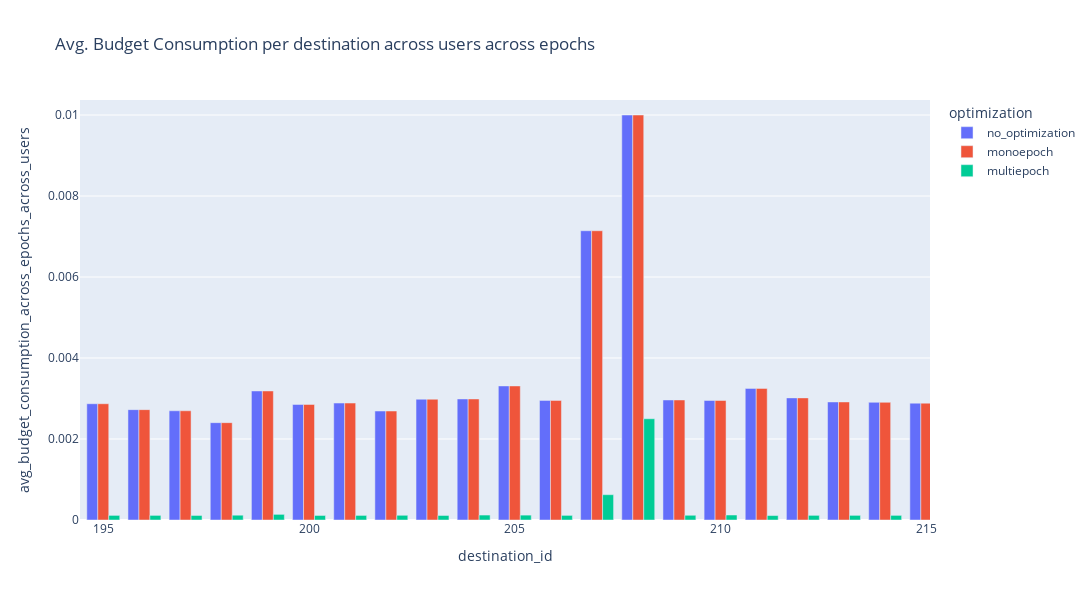

Write notebook code for a chart like this one.
### Code cell
from utils import plot_avg_budget_per_destination_across_epochs_across_users
plot_avg_budget_per_destination_across_epochs_across_users(destinations_data_df)

### Figure 1 — Plotly figure (JSON) as saved in the notebook; plotly's stock layout.template omitted (floating-point values rounded to 4 significant figures; data arrays with more than 128 entries replaced by an {"elided": "..."} marker saying what was removed)
{"data": [{"alignmentgroup": "True", "hovertemplate": "optimization=no_optimization<br>destination_id=%{x}<br>avg_budget_consumption_across_epochs_across_users=%{y}<extra></extra>", "legendgroup": "no_optimization", "marker": {"color": "#636efa", "pattern": {"shape": ""}}, "name": "no_optimization", "offsetgroup": "no_optimization", "orientation": "v", "showlegend": true, "textposition": "auto", "type": "bar", "x": {"elided": "274 int values"}, "xaxis": "x", "y": {"elided": "274 float values"}, "yaxis": "y"}, {"alignmentgroup": "True", "hovertemplate": "optimization=monoepoch<br>destination_id=%{x}<br>avg_budget_consumption_across_epochs_across_users=%{y}<extra></extra>", "legendgroup": "monoepoch", "marker": {"color": "#EF553B", "pattern": {"shape": ""}}, "name": "monoepoch", "offsetgroup": "monoepoch", "orientation": "v", "showlegend": true, "textposition": "auto", "type": "bar", "x": {"elided": "274 int values"}, "xaxis": "x", "y": {"elided": "274 float values"}, "yaxis": "y"}, {"alignmentgroup": "True", "hovertemplate": "optimization=multiepoch<br>destination_id=%{x}<br>avg_budget_consumption_across_epochs_across_users=%{y}<extra></extra>", "legendgroup": "multiepoch", "marker": {"color": "#00cc96", "pattern": {"shape": ""}}, "name": "multiepoch", "offsetgroup": "multiepoch", "orientation": "v", "showlegend": true, "textposition": "auto", "type": "bar", "x": {"elided": "274 int values"}, "xaxis": "x", "y": {"elided": "274 float values"}, "yaxis": "y"}], "layout": {"barmode": "group", "height": 600, "legend": {"title": {"text": "optimization"}, "tracegroupgap": 0}, "title": {"text": "Avg. Budget Consumption per destination across users across epochs"}, "width": 1100, "xaxis": {"anchor": "y", "autorange": false, "domain": [0, 1], "range": [194.4, 215.1], "title": {"text": "destination_id"}, "type": "linear"}, "yaxis": {"anchor": "x", "autorange": false, "domain": [0, 1], "range": [0, 0.01037], "title": {"text": "avg_budget_consumption_across_epochs_across_users"}, "type": "linear"}}}
